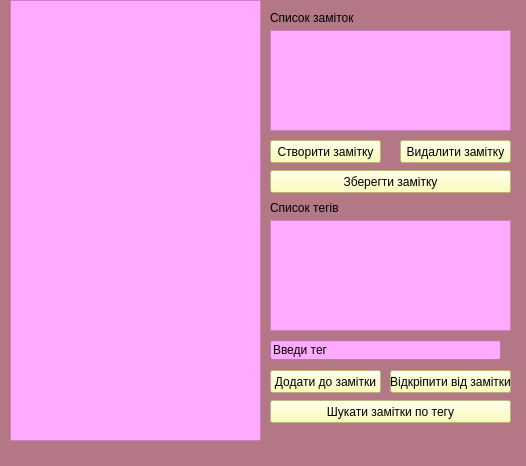
<?xml version="1.0" encoding="UTF-8"?>
<ui version="4.0">
 <class>MainWindow</class>
 <widget class="QMainWindow" name="MainWindow">
  <property name="geometry">
   <rect>
    <x>0</x>
    <y>0</y>
    <width>526</width>
    <height>466</height>
   </rect>
  </property>
  <property name="windowTitle">
   <string>MainWindow</string>
  </property>
  <property name="styleSheet">
   <string notr="true">background: #b47785;
</string>
  </property>
  <widget class="QWidget" name="centralwidget">
   <widget class="QTextEdit" name="textEdit">
    <property name="geometry">
     <rect>
      <x>10</x>
      <y>0</y>
      <width>251</width>
      <height>441</height>
     </rect>
    </property>
    <property name="styleSheet">
     <string notr="true">background: #ffaaff;</string>
    </property>
   </widget>
   <widget class="QLabel" name="label">
    <property name="geometry">
     <rect>
      <x>270</x>
      <y>10</y>
      <width>101</width>
      <height>16</height>
     </rect>
    </property>
    <property name="text">
     <string>Список заміток</string>
    </property>
   </widget>
   <widget class="QLabel" name="label_2">
    <property name="geometry">
     <rect>
      <x>270</x>
      <y>200</y>
      <width>81</width>
      <height>16</height>
     </rect>
    </property>
    <property name="text">
     <string>Список тегів</string>
    </property>
   </widget>
   <widget class="QPushButton" name="pushButton">
    <property name="geometry">
     <rect>
      <x>270</x>
      <y>140</y>
      <width>111</width>
      <height>23</height>
     </rect>
    </property>
    <property name="styleSheet">
     <string notr="true">background: #ffffa7;
</string>
    </property>
    <property name="text">
     <string>Створити замітку</string>
    </property>
   </widget>
   <widget class="QPushButton" name="pushButton_2">
    <property name="geometry">
     <rect>
      <x>400</x>
      <y>140</y>
      <width>111</width>
      <height>23</height>
     </rect>
    </property>
    <property name="styleSheet">
     <string notr="true">background: #ffffa7;
</string>
    </property>
    <property name="text">
     <string>Видалити замітку</string>
    </property>
   </widget>
   <widget class="QPushButton" name="pushButton_3">
    <property name="geometry">
     <rect>
      <x>270</x>
      <y>170</y>
      <width>241</width>
      <height>23</height>
     </rect>
    </property>
    <property name="styleSheet">
     <string notr="true">background: #ffffa7;
</string>
    </property>
    <property name="text">
     <string>Зберегти замітку</string>
    </property>
   </widget>
   <widget class="QLineEdit" name="lineEdit">
    <property name="geometry">
     <rect>
      <x>270</x>
      <y>340</y>
      <width>231</width>
      <height>20</height>
     </rect>
    </property>
    <property name="styleSheet">
     <string notr="true">background: #ffaaff;</string>
    </property>
    <property name="text">
     <string>Введи тег</string>
    </property>
   </widget>
   <widget class="QPushButton" name="pushButton_4">
    <property name="geometry">
     <rect>
      <x>270</x>
      <y>370</y>
      <width>111</width>
      <height>23</height>
     </rect>
    </property>
    <property name="styleSheet">
     <string notr="true">background: #ffffa7;
</string>
    </property>
    <property name="text">
     <string>Додати до замітки</string>
    </property>
   </widget>
   <widget class="QPushButton" name="pushButton_5">
    <property name="geometry">
     <rect>
      <x>270</x>
      <y>400</y>
      <width>241</width>
      <height>23</height>
     </rect>
    </property>
    <property name="styleSheet">
     <string notr="true">background: #ffffa7;
</string>
    </property>
    <property name="text">
     <string>Шукати замітки по тегу</string>
    </property>
   </widget>
   <widget class="QPushButton" name="pushButton_6">
    <property name="geometry">
     <rect>
      <x>390</x>
      <y>370</y>
      <width>121</width>
      <height>23</height>
     </rect>
    </property>
    <property name="styleSheet">
     <string notr="true">background: #ffffa7;
</string>
    </property>
    <property name="text">
     <string>Відкріпити від замітки</string>
    </property>
   </widget>
   <widget class="QListWidget" name="listWidget">
    <property name="geometry">
     <rect>
      <x>270</x>
      <y>30</y>
      <width>241</width>
      <height>101</height>
     </rect>
    </property>
    <property name="styleSheet">
     <string notr="true">background: #ffaaff;</string>
    </property>
   </widget>
   <widget class="QListWidget" name="listWidget_2">
    <property name="geometry">
     <rect>
      <x>270</x>
      <y>220</y>
      <width>241</width>
      <height>111</height>
     </rect>
    </property>
    <property name="styleSheet">
     <string notr="true">background: #ffaaff;</string>
    </property>
   </widget>
  </widget>
  <widget class="QMenuBar" name="menubar">
   <property name="geometry">
    <rect>
     <x>0</x>
     <y>0</y>
     <width>526</width>
     <height>21</height>
    </rect>
   </property>
  </widget>
  <widget class="QStatusBar" name="statusbar"/>
 </widget>
 <resources/>
 <connections/>
</ui>
